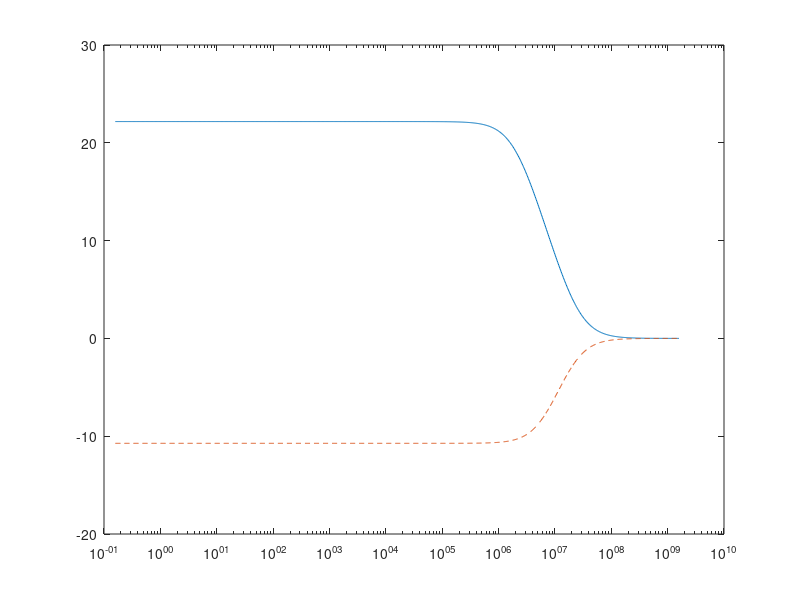

This chart was generated by the following MATLAB code: (Note: this script raises an error after producing the figure.)
%% NOISE BUDGET SCRIPT FOR ANU VOPO PROJECT

% Authors: Andrew Wade
% Date: 6 Nov 2015
%
% Notes: 
% -All units in standard SI unless otherwise stated
% - fluctating components writeen as x_delta
% - Steady state components written as x_ss
%
% Previous Versions: NA
%
%
% Comments: The idea is to build this script out to the point where
% indivual noise models can be spun out into indivdual functions that can
% be called from the main script.  This way new and updated models can
% easly be added/modified and swapped out.
%


clear all  %Clear the decks
close all

%Standard physical constants
c = 3e8; %[m/s]
h = 6.626e-34; %[J.s]
n = 1; %Refractive index of medium
lambdaFund = 1064e-9; %[m] wave length of light
lambdaHarm = 532e-9; %[m] wave length of light


%%%%%%%%%%%%%%%%%%%%% Cavity parameters %%%%%%%%%%%%%%%%%%%%%%%
L = 0.345+0.01*0.83; %[m] total effective cavity round trip length

%Fundamental field parameters
Rain = 0.845;%+0.0001; %Input coupler reflectivity
Raout = 1; %Output (transmission) coupler reflectivity
Lossa = 1-0.989; 0.0; %Intra-cavity loss

% Harmonic field parameters
Rbin = 0.7;
Rbout = 1;  %Assume no outcoupling in other mirrors
Lossb = 0.046; %Estimate of intracavity loss


%Derived quantities
tau = L./c; % Cavity round trip time

ka_in = (1-sqrt(Rain))./(tau); %Front coupler decay rate
ka_out = (1-sqrt(Raout))./(tau); %Front coupler decay rate
ka_l = (1-sqrt(1-Lossa))./(tau); %Front coupler decay rate
ka_total = ka_in + ka_out + ka_l; %The total decay rate of the whole cavity


kb_in = (1-sqrt(Rbin))./(tau); %Front coupler decay rate
kb_out = (1-sqrt(Rbout))./(tau); %Front coupler decay rate
kb_l = (1-sqrt(1-Lossb))./(tau); %Front coupler decay rate
kb_total = kb_in + kb_out + kb_l; %The total decay rate of the whole cavity

% Output some useful cavity values
% FSR = 1/tau;
% FundFinesse = (pi.*(Rain.*Raout.*(1-Lossa))^0.25)./(1-(Rain.*Raout.*(1-Lossa))^0.5);
% FundLineWidth = FSR./Finesse;

%Crystal Parameters
L_c = 10e-3; % [m]Crystal length (This may need to be tweeked to get the effective length of a gaussian focused beam through a crystal
epsilon_0 = 1090.5; % [s^-1] Non-linear coupling strength
nKTP_a = 1.830; % RI of fundamental
nKTP_b = 1.889; %RI of harmonic 
dndT_a = 1.4774*10^-5; % [1/K]Temp gradient of fundamental
dndT_b = 2.4188*10^-5;% [1/K]Temp gradient of harmonic
alpha_KTP = 6.7e-6; % [m/(m.K)] First order expation rate of KTP

%%%%%%%%%%%%%%%%%%%%%%%

% Speificies of input power etc
Deltaa_ss = 0; % On resonance no fluctations in cavity length
Deltab_ss = 0;
Deltaa_delta = 0;
Deltab_delta = 0;


epsilon_ss = epsilon_0;
epsilon_delta = 0;

a_ss = 0;
Bin = sqrt(105e-3/(h*c/lambdaHarm)); %[W] Incident pump amplitude put in units of sqrt(photon/s)
b_ss = sqrt(2.*kb_in)./(kb_total+1i.*Deltab_ss).*Bin;


%% Scan frequency as a parameter
Omega = logspace(0,10,1000);




%% Basic working model
LambdaMat = [1 1 0 0;1i -1i 0 0;0 0 1 1; 0 0 1i -1i]; %Defining transfer matrix that converts the creation anihilation form of 4x1 Fourier domain matrixes to 4x1 quadtrature terms



% Intracavity field round trip transfer matrix
Mc = [-ka_total-1i.*Deltaa_ss,epsilon_ss.*b_ss,epsilon_ss.*conj(a_ss),0;...
      conj(epsilon_ss).*conj(b_ss),-ka_total+1i.*Deltaa_ss,0,conj(epsilon_ss).*a_ss;...
      -conj(epsilon_ss).*a_ss,0,-kb_total-1i.*Deltab_ss,0;...
      0,-epsilon_ss.*conj(a_ss),0,-kb_total+1i.*Deltab_ss]; % Steady state transfer components of dual cavity equation matrix
  
% The individual mirror coupling rate matrixes
Min = diag([sqrt(2.*ka_in) sqrt(2.*ka_in) sqrt(2.*kb_in) sqrt(2.*kb_in)]); %Generate diagonal matrix with coupling rates of port of OPO cavity for both wavelengths
Mout = diag([sqrt(2.*ka_out) sqrt(2.*ka_out) sqrt(2.*kb_out) sqrt(2.*kb_out)]); %Generate diagonal matrix with coupling rates of port of OPO cavity for both wavelengths
Ml = diag([sqrt(2.*ka_l) sqrt(2.*ka_l) sqrt(2.*kb_l) sqrt(2.*kb_l)]); %Generate diagonal matrix with coupling rates of port of OPO cavity for both wavelengths


% Input fields in quadrature form

Xin = [1;1;1;1]; % Template of what to put in [Ain_delta,AinDagger_delta,Bin_delta,BinDagger_delta]; % Input coupler fields
Xout = [1;1;1;1]; % Template of what to put in [Aout_delta,AoutDagger_delta,Bout_delta,BoutDagger_delta]; % Output coupler fields
Xl = [1;1;1;1]; % Template of what to put in [Al_delta,AlDagger_delta,Bl_delta,BlDagger_delta]; % Intracavity loss 'port' this we treat as a mirror at one point

XDelta = [-1i.*a_ss.*Deltaa_delta;1i.*a_ss.*Deltaa_delta;-1i.*b_ss.*Deltab_delta;-1i.*b_ss.*Deltab_delta]; %Flucating part of the cavity detuning, due to cavity length noise or other temperature induced detuning etc

Xepsilon = [conj(a_ss).*b_ss.*epsilon_delta;a_ss.*conj(b_ss).*conj(epsilon_delta);-0.5.*a_ss.^2.*conj(epsilon_delta);-0.5.*conj(a_ss).^2.*epsilon_delta]; %Fluctuation component of the coupling coefficient


%Compute circulating fields (this is all lumped together
%LATER THIS WILL BE SEPERATED OUT

for i = 1:length(Omega)
Xc(:,i) = inv(1i.*Omega(i).*eye(4)-Mc)*(Min*inv(LambdaMat)*Xin+Mout*inv(LambdaMat)*Xout+Ml*inv(LambdaMat)*Xl+eye(4)*XDelta+eye(4)*Xepsilon); %Fourier domain operator solved value of the intracavity circulating fields in terms of the extracavity fields
end


%Compute outcoupled fields (except for loss port as this is not accessable physically.
Xtrans = Mout*Xc-inv(LambdaMat)*Xout*ones(1,length(Xc));%Applying cavity boundtry conditions to get the transmitted and reflected fields.
Xrefl = Min*Xc-inv(LambdaMat)*Xin*ones(1,length(Xc));



QuadtratureFields_trans = LambdaMat*Xtrans;
QuadtratureFields_refl = LambdaMat*Xrefl;

V_trans = abs(QuadtratureFields_trans).^2;
V_refl = abs(QuadtratureFields_refl).^2;



figure(1)
NP = semilogx(Omega/2/pi,10*log10(V_refl(1,:)),Omega/2/pi,10*log10(V_refl(2,:)),'--');
NP(1).LineWidth = 2;
axis([min(Omega/2/pi),max(Omega/2/pi),-20,30])
legend('V1','V2')
xlabel('Frequency from Resonance [MHz]')
ylabel('V_{relf} [dBm rel SN]')
set(gca,'FontSize',18)


